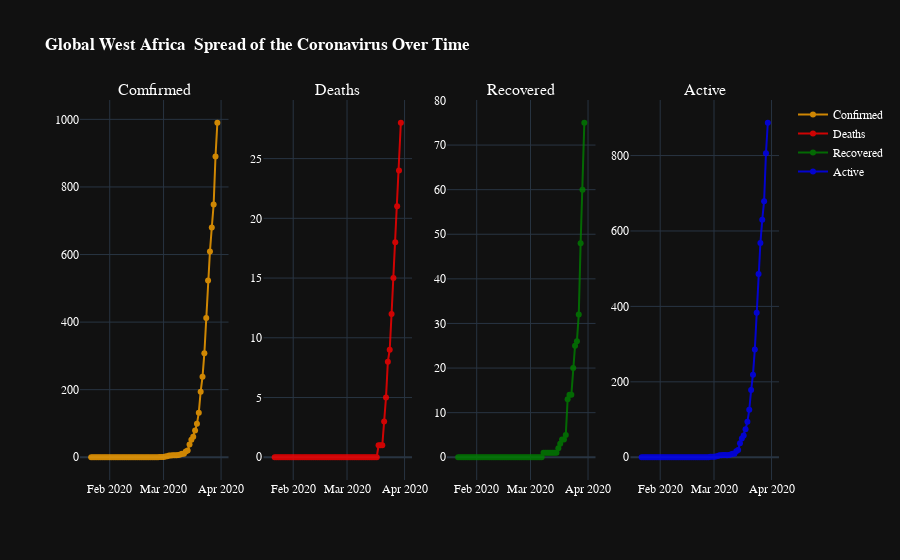

Notebook cell for this chart:
### Markdown cell above
## visualisation globales du Covid en Afrique de l'Ouest

### Code cell
date_c = df.groupby('Date')['Confirmed_cases','Dead','Recovered','Active'].sum().reset_index()


from plotly.subplots import make_subplots
fig = make_subplots(rows=1, cols=4, subplot_titles=("Comfirmed", "Deaths", "Recovered",'Active'))

trace1 = go.Scatter(
                x=date_c['Date'],
                y=date_c['Confirmed_cases'],
                name="Confirmed",
                line_color='orange',
                mode='lines+markers',
                opacity=0.8)
trace2 = go.Scatter(
                x=date_c['Date'],
                y=date_c['Dead'],
                name="Deaths",
                line_color='red',
                mode='lines+markers',
                opacity=0.8)

trace3 = go.Scatter(
                x=date_c['Date'],
                y=date_c['Recovered'],
                name="Recovered",
                mode='lines+markers',
                line_color='green',
                opacity=0.8)

trace4 = go.Scatter(
                x=date_c['Date'],
                y=date_c['Active'],
                name="Active",
                line_color='blue',
                mode='lines+markers',
                opacity=0.8)

fig.append_trace(trace1, 1, 1)
fig.append_trace(trace2, 1, 2)
fig.append_trace(trace3, 1, 3)
fig.append_trace(trace4, 1, 4)
fig.update_layout(template="plotly_dark",title_text = '<b>Global West Africa  Spread of the Coronavirus Over Time </b>',
                  font=dict(family="Arial, Balto, Courier New, Droid Sans",color='white'))
fig.show()

### Figure 1 — Plotly figure (JSON) as saved in the notebook; plotly's stock layout.template omitted (floating-point values rounded to 4 significant figures)
{"data": [{"line": {"color": "orange"}, "mode": "lines+markers", "name": "Confirmed", "opacity": 0.8, "type": "scatter", "x": ["2020-01-22", "2020-01-23", "2020-01-24", "2020-01-25", "2020-01-26", "2020-01-27", "2020-01-28", "2020-01-29", "2020-01-30", "2020-01-31", "2020-02-01", "2020-02-02", "2020-02-03", "2020-02-04", "2020-02-05", "2020-02-06", "2020-02-07", "2020-02-08", "2020-02-09", "2020-02-10", "2020-02-11", "2020-02-12", "2020-02-13", "2020-02-14", "2020-02-15", "2020-02-16", "2020-02-17", "2020-02-18", "2020-02-19", "2020-02-20", "2020-02-21", "2020-02-22", "2020-02-23", "2020-02-24", "2020-02-25", "2020-02-26", "2020-02-27", "2020-02-28", "2020-02-29", "2020-03-01", "2020-03-02", "2020-03-03", "2020-03-04", "2020-03-05", "2020-03-06", "2020-03-07", "2020-03-08", "2020-03-09", "2020-03-10", "2020-03-11", "2020-03-12", "2020-03-13", "2020-03-14", "2020-03-15", "2020-03-16", "2020-03-17", "2020-03-18", "2020-03-19", "2020-03-20", "2020-03-21", "2020-03-22", "2020-03-23", "2020-03-24", "2020-03-25", "2020-03-26", "2020-03-27", "2020-03-28", "2020-03-29", "2020-03-30"], "xaxis": "x", "y": [0, 0, 0, 0, 0, 0, 0, 0, 0, 0, 0, 0, 0, 0, 0, 0, 0, 0, 0, 0, 0, 0, 0, 0, 0, 0, 0, 0, 0, 0, 0, 0, 0, 0, 0, 0, 0, 1, 1, 1, 2, 3, 5, 5, 6, 6, 6, 7, 8, 10, 10, 17, 20, 38, 52, 61, 79, 99, 132, 194, 238, 308, 412, 523, 609, 680, 748, 890, 990], "yaxis": "y"}, {"line": {"color": "red"}, "mode": "lines+markers", "name": "Deaths", "opacity": 0.8, "type": "scatter", "x": ["2020-01-22", "2020-01-23", "2020-01-24", "2020-01-25", "2020-01-26", "2020-01-27", "2020-01-28", "2020-01-29", "2020-01-30", "2020-01-31", "2020-02-01", "2020-02-02", "2020-02-03", "2020-02-04", "2020-02-05", "2020-02-06", "2020-02-07", "2020-02-08", "2020-02-09", "2020-02-10", "2020-02-11", "2020-02-12", "2020-02-13", "2020-02-14", "2020-02-15", "2020-02-16", "2020-02-17", "2020-02-18", "2020-02-19", "2020-02-20", "2020-02-21", "2020-02-22", "2020-02-23", "2020-02-24", "2020-02-25", "2020-02-26", "2020-02-27", "2020-02-28", "2020-02-29", "2020-03-01", "2020-03-02", "2020-03-03", "2020-03-04", "2020-03-05", "2020-03-06", "2020-03-07", "2020-03-08", "2020-03-09", "2020-03-10", "2020-03-11", "2020-03-12", "2020-03-13", "2020-03-14", "2020-03-15", "2020-03-16", "2020-03-17", "2020-03-18", "2020-03-19", "2020-03-20", "2020-03-21", "2020-03-22", "2020-03-23", "2020-03-24", "2020-03-25", "2020-03-26", "2020-03-27", "2020-03-28", "2020-03-29", "2020-03-30"], "xaxis": "x2", "y": [0, 0, 0, 0, 0, 0, 0, 0, 0, 0, 0, 0, 0, 0, 0, 0, 0, 0, 0, 0, 0, 0, 0, 0, 0, 0, 0, 0, 0, 0, 0, 0, 0, 0, 0, 0, 0, 0, 0, 0, 0, 0, 0, 0, 0, 0, 0, 0, 0, 0, 0, 0, 0, 0, 0, 0, 1, 1, 1, 3, 5, 8, 9, 12, 15, 18, 21, 24, 28], "yaxis": "y2"}, {"line": {"color": "green"}, "mode": "lines+markers", "name": "Recovered", "opacity": 0.8, "type": "scatter", "x": ["2020-01-22", "2020-01-23", "2020-01-24", "2020-01-25", "2020-01-26", "2020-01-27", "2020-01-28", "2020-01-29", "2020-01-30", "2020-01-31", "2020-02-01", "2020-02-02", "2020-02-03", "2020-02-04", "2020-02-05", "2020-02-06", "2020-02-07", "2020-02-08", "2020-02-09", "2020-02-10", "2020-02-11", "2020-02-12", "2020-02-13", "2020-02-14", "2020-02-15", "2020-02-16", "2020-02-17", "2020-02-18", "2020-02-19", "2020-02-20", "2020-02-21", "2020-02-22", "2020-02-23", "2020-02-24", "2020-02-25", "2020-02-26", "2020-02-27", "2020-02-28", "2020-02-29", "2020-03-01", "2020-03-02", "2020-03-03", "2020-03-04", "2020-03-05", "2020-03-06", "2020-03-07", "2020-03-08", "2020-03-09", "2020-03-10", "2020-03-11", "2020-03-12", "2020-03-13", "2020-03-14", "2020-03-15", "2020-03-16", "2020-03-17", "2020-03-18", "2020-03-19", "2020-03-20", "2020-03-21", "2020-03-22", "2020-03-23", "2020-03-24", "2020-03-25", "2020-03-26", "2020-03-27", "2020-03-28", "2020-03-29", "2020-03-30"], "xaxis": "x3", "y": [0, 0, 0, 0, 0, 0, 0, 0, 0, 0, 0, 0, 0, 0, 0, 0, 0, 0, 0, 0, 0, 0, 0, 0, 0, 0, 0, 0, 0, 0, 0, 0, 0, 0, 0, 0, 0, 0, 0, 0, 0, 0, 0, 0, 0, 0, 1, 1, 1, 1, 1, 1, 1, 1, 2, 3, 4, 4, 5, 13, 14, 14, 20, 25, 26, 32, 48, 60, 75], "yaxis": "y3"}, {"line": {"color": "blue"}, "mode": "lines+markers", "name": "Active", "opacity": 0.8, "type": "scatter", "x": ["2020-01-22", "2020-01-23", "2020-01-24", "2020-01-25", "2020-01-26", "2020-01-27", "2020-01-28", "2020-01-29", "2020-01-30", "2020-01-31", "2020-02-01", "2020-02-02", "2020-02-03", "2020-02-04", "2020-02-05", "2020-02-06", "2020-02-07", "2020-02-08", "2020-02-09", "2020-02-10", "2020-02-11", "2020-02-12", "2020-02-13", "2020-02-14", "2020-02-15", "2020-02-16", "2020-02-17", "2020-02-18", "2020-02-19", "2020-02-20", "2020-02-21", "2020-02-22", "2020-02-23", "2020-02-24", "2020-02-25", "2020-02-26", "2020-02-27", "2020-02-28", "2020-02-29", "2020-03-01", "2020-03-02", "2020-03-03", "2020-03-04", "2020-03-05", "2020-03-06", "2020-03-07", "2020-03-08", "2020-03-09", "2020-03-10", "2020-03-11", "2020-03-12", "2020-03-13", "2020-03-14", "2020-03-15", "2020-03-16", "2020-03-17", "2020-03-18", "2020-03-19", "2020-03-20", "2020-03-21", "2020-03-22", "2020-03-23", "2020-03-24", "2020-03-25", "2020-03-26", "2020-03-27", "2020-03-28", "2020-03-29", "2020-03-30"], "xaxis": "x4", "y": [0, 0, 0, 0, 0, 0, 0, 0, 0, 0, 0, 0, 0, 0, 0, 0, 0, 0, 0, 0, 0, 0, 0, 0, 0, 0, 0, 0, 0, 0, 0, 0, 0, 0, 0, 0, 0, 1, 1, 1, 2, 3, 5, 5, 6, 6, 5, 6, 7, 9, 9, 16, 19, 37, 50, 58, 74, 94, 126, 178, 219, 286, 383, 486, 568, 630, 679, 806, 887], "yaxis": "y4"}], "layout": {"annotations": [{"font": {"size": 16}, "showarrow": false, "text": "Comfirmed", "x": 0.1062, "xanchor": "center", "xref": "paper", "y": 1, "yanchor": "bottom", "yref": "paper"}, {"font": {"size": 16}, "showarrow": false, "text": "Deaths", "x": 0.3688, "xanchor": "center", "xref": "paper", "y": 1, "yanchor": "bottom", "yref": "paper"}, {"font": {"size": 16}, "showarrow": false, "text": "Recovered", "x": 0.6313, "xanchor": "center", "xref": "paper", "y": 1, "yanchor": "bottom", "yref": "paper"}, {"font": {"size": 16}, "showarrow": false, "text": "Active", "x": 0.8938, "xanchor": "center", "xref": "paper", "y": 1, "yanchor": "bottom", "yref": "paper"}], "font": {"color": "white", "family": "Arial, Balto, Courier New, Droid Sans"}, "title": {"text": "<b>Global West Africa  Spread of the Coronavirus Over Time </b>"}, "xaxis": {"anchor": "y", "domain": [0, 0.2125]}, "xaxis2": {"anchor": "y2", "domain": [0.2625, 0.475]}, "xaxis3": {"anchor": "y3", "domain": [0.525, 0.7375]}, "xaxis4": {"anchor": "y4", "domain": [0.7875, 1]}, "yaxis": {"anchor": "x", "domain": [0, 1]}, "yaxis2": {"anchor": "x2", "domain": [0, 1]}, "yaxis3": {"anchor": "x3", "domain": [0, 1]}, "yaxis4": {"anchor": "x4", "domain": [0, 1]}}}
